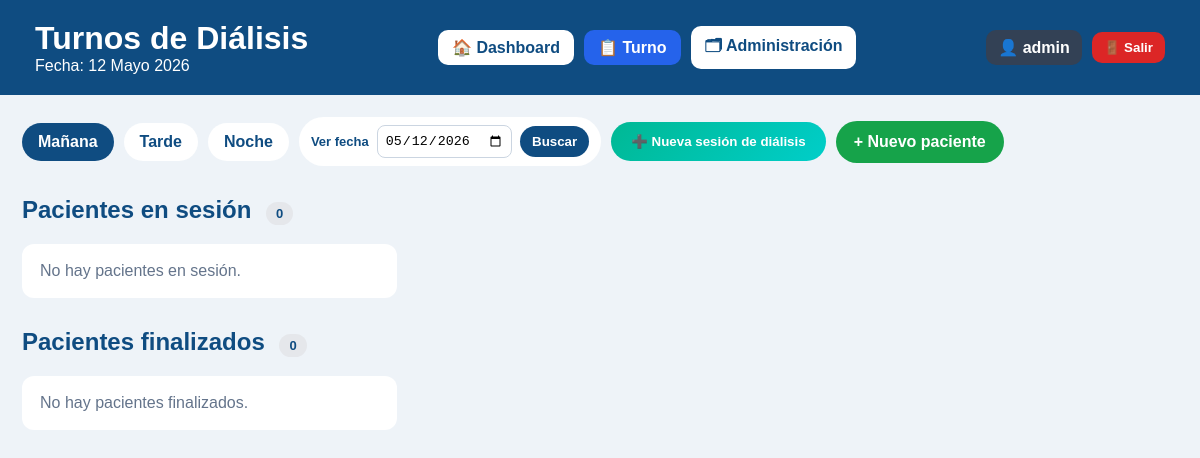
The app's page /turno/?turno=manana&fecha=2026-05-12 (signed in), older data.
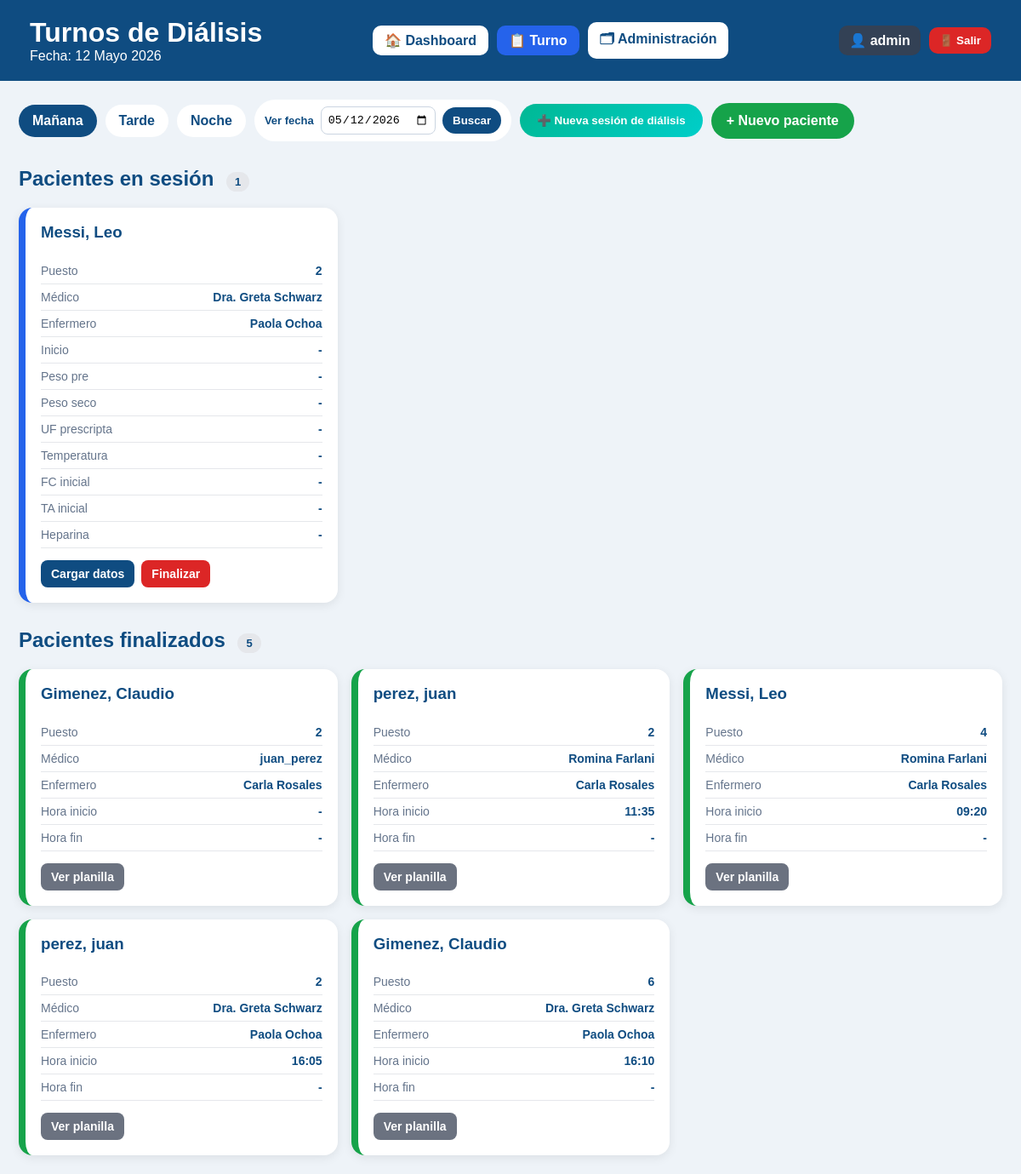
The same page, newer data.
### sesiones/models.py (models this page shows, shortened)
class SesionDialisis(models.Model):
    TURNO_CHOICES = [
        ("manana", "Mañana"),
        ("tarde", "Tarde"),
        ("noche", "Noche"),
    ]
    ESTADO_CHOICES = [
        ("pendiente", "Pendiente"),
        ("activa", "En sesión"),
        ("finalizada", "Finalizada"),
    ]
    MEDICO_CHOICES = [
    ("juan_perez", "Dr. Juan Pérez"),
    ("maria_garcia", "Dra. María García"),
    ("roberto_lopez", "Dr. Roberto López"),
]
    paciente = models.ForeignKey(Paciente, on_delete=models.CASCADE)
    puesto = models.ForeignKey(Puesto, on_delete=models.SET_NULL, null=True, blank=True)
    fecha = models.DateField()
    turno = models.CharField(max_length=10, choices=TURNO_CHOICES)
    estado = models.CharField(max_length=20, choices=ESTADO_CHOICES, default="pendiente")
    medico_asignado = models.CharField(
        max_length=20,
        choices=MEDICO_CHOICES,
        blank=True,
        null=True,
    )
    enfermero_asignado = models.CharField(
        max_length=100,
        blank=True,
        null=True,
    )
    peso_pre = models.DecimalField(max_digits=5, decimal_places=2, null=True, blank=True)
    peso_post = models.DecimalField(max_digits=5, decimal_places=2, null=True, blank=True)
    ta_inicial = models.CharField(max_length=20, blank=True)
    ta_final = models.CharField(max_length=20, blank=True)
    medicacion = models.TextField(blank=True)
    incidencias = models.TextField(blank=True)
    observaciones = models.TextField(blank=True)  # Campo anterior, queda por compatibilidad.
    finalizada = models.BooleanField(default=False)
    creada_en = models.DateTimeField(auto_now_add=True)
    class Meta:
        ordering = ["-fecha", "turno"]

class Puesto(models.Model):
    numero = models.PositiveIntegerField(unique=True)
    activo = models.BooleanField(default=True)

class PlanillaHemodialisis(models.Model):
    sesion = models.OneToOneField(SesionDialisis, on_delete=models.CASCADE)
    acceso_vascular = models.CharField(max_length=100, blank=True)
    dializador = models.CharField(max_length=100, blank=True)
    concentrado = models.CharField(max_length=100, blank=True)
    agujas = models.CharField(max_length=100, blank=True)
    talla = models.CharField(max_length=50, blank=True)
    peso_seco = models.DecimalField(max_digits=5, decimal_places=2, null=True, blank=True)
    td = models.CharField(max_length=50, blank=True)
    qb = models.CharField(max_length=50, blank=True)
    qd = models.CharField(max_length=50, blank=True)
    na = models.CharField(max_length=50, blank=True)
    peso_pre = models.DecimalField(max_digits=5, decimal_places=2, null=True, blank=True)
    peso_post = models.DecimalField(max_digits=5, decimal_places=2, null=True, blank=True)
    uf_prescripta = models.CharField(max_length=50, blank=True)
    temperatura_inicial = models.CharField(max_length=50, blank=True)
    frecuencia_cardiaca_inicial = models.CharField(max_length=50, blank=True)
    ta_inicial = models.CharField(max_length=50, blank=True)
    heparina_inicial = models.CharField(max_length=100, blank=True)
    hora_inicio = models.CharField(max_length=50, blank=True)
    temperatura_final = models.CharField(max_length=50, blank=True)
    ta_egreso = models.CharField(max_length=50, blank=True)
    frecuencia_cardiaca_final = models.CharField(max_length=50, blank=True)
    uf_final = models.CharField(max_length=50, blank=True)
    hora_fin = models.CharField(max_length=50, blank=True)
    atb = models.CharField(max_length=100, blank=True)
    observaciones = models.TextField(blank=True)  # Campo anterior, queda por compatibilidad.
    observaciones_enfermeria = models.TextField(blank=True)
    observaciones_medicas = models.TextField(blank=True)

### pacientes/models.py (models this page shows)
class Paciente(models.Model):
    nombre = models.CharField(max_length=100)
    apellido = models.CharField(max_length=100)
    dni = models.CharField(
        max_length=20,
        unique=True
    )
    fecha_nacimiento = models.DateField(
        null=True,
        blank=True
    )
    telefono = models.CharField(
        max_length=30,
        blank=True
    )
    direccion = models.CharField(
        max_length=200,
        blank=True
    )
    obra_social = models.CharField(
        max_length=100,
        blank=True
    )
    numero_afiliado = models.CharField(
        max_length=100,
        blank=True
    )
    fecha_ingreso_dialisis = models.DateField(
        null=True,
        blank=True
    )
    etiologia = models.TextField(
        blank=True
    )
    diagnostico = models.TextField(
        blank=True
    )
    acceso_vascular = models.CharField(
        max_length=100,
        blank=True
    )
    medico_tratante = models.CharField(
        max_length=100,
        blank=True
    )
    activo = models.BooleanField(
        default=True
    )
    observaciones = models.TextField(
        blank=True
    )
    creado_en = models.DateTimeField(
        auto_now_add=True
    )
    class Meta:
        ordering = ["apellido", "nombre"]
    def __str__(self):
        return f"{self.apellido}, {self.nombre}"

### dashboard/views.py (the view, shortened to what this page needs)
# urls.py: path("turno/", views.turno, name="turno"),
@login_required
def turno(request):
    turno_actual = request.GET.get("turno", "manana")
    fecha_get = request.GET.get("fecha")
    if fecha_get:
        try:
            hoy = datetime.strptime(fecha_get, "%Y-%m-%d").date()
        except ValueError:
            hoy = date.today()
    else:
        hoy = date.today()
    medicos = User.objects.filter(
        username__icontains="medico"
    ).order_by("first_name", "last_name", "username")
    pacientes = Paciente.objects.filter(activo=True).order_by("apellido", "nombre")
    puestos = Puesto.objects.filter(activo=True).order_by("numero")
    sesiones = list(
        SesionDialisis.objects.filter(
            fecha=hoy,
            turno=turno_actual,
        ).select_related("paciente", "puesto")
    )
    for s in sesiones:
        try:
            s.planilla = s.planillahemodialisis
            if s.planilla.hora_inicio and s.planilla.hora_fin:
                h_inicio = datetime.strptime(s.planilla.hora_inicio, "%H:%M")
                h_fin = datetime.strptime(s.planilla.hora_fin, "%H:%M")
                diferencia = h_fin - h_inicio
                horas = diferencia.seconds // 3600
                minutos = (diferencia.seconds % 3600) // 60
                s.duracion = f"{horas}h {minutos}m"
            else:
                s.duracion = None
        except Exception:
            s.planilla = None
            s.duracion = None
    sesiones_activas = [
        s for s in sesiones if s.estado == "activa" and not s.finalizada
    ]
    sesiones_finalizadas = [
        s for s in sesiones if s.finalizada
    ]
    context = {
        "hoy": hoy,
        "turno_actual": turno_actual,
        "pacientes": pacientes,
        "puestos": puestos,
        "medicos": medicos,
        "sesiones_activas": sesiones_activas,
        "sesiones_finalizadas": sesiones_finalizadas,
        "sesiones_pendientes": [],
    }
    context.update(contexto_roles(request))
    return render(request, "dashboard/turno.html", context)

### dashboard/templates/dashboard/turno.html (shortened to what this page needs)
<!DOCTYPE html>
<html lang="es">
<head>
</head>
<body>
<div class="header">
    <div class="nav-bar">
        <div>
            <h1 style="margin:0;">Turnos de Diálisis</h1>
            <div>Fecha: {{ hoy }}</div>
        </div>
        <div class="nav-left">
            <a href="/dashboard/" class="nav-btn">🏠 Dashboard</a>
            <a href="/turno/" class="nav-btn active">📋 Turno</a>
            <a href="/pacientes/" class="nav-btn">    🗂 Administración</a>
        </div>
        <div class="nav-right">
            <span class="usuario">👤 {{ usuario_actual }}</span>
            <form method="post" action="{% url 'logout' %}">
                <button type="submit" class="btn-logout">🚪 Salir</button>
            </form>
        </div>
    </div>
</div>
<div class="container">
    <div class="turnos">
        <a href="/turno/?turno=manana" class="{% if turno_actual == 'manana' %}activo{% endif %}">
            Mañana
        </a>
        <a href="/turno/?turno=tarde" class="{% if turno_actual == 'tarde' %}activo{% endif %}">
            Tarde
        </a>
        <a href="/turno/?turno=noche" class="{% if turno_actual == 'noche' %}activo{% endif %}">
            Noche
        </a>
<form method="get" action="/turno/" class="form-fecha">
    <label>Ver fecha</label>
    <input type="date" name="fecha" value="{{ hoy|date:'Y-m-d' }}">
    <button type="submit">
        Buscar
    </button>
</form>
        <button type="button" onclick="toggleCarga()" class="btn-nueva-sesion">
            ➕ Nueva sesión de diálisis
        </button>
        <a href="{% url 'crear_paciente_basico' %}" class="btn-cargar">
            + Nuevo paciente
        </a>
    </div>
    <div class="seccion">
        <h2>
            Pacientes en sesión
            <span class="contador">{{ sesiones_activas|length }}</span>
        </h2>
        <div class="fichas">
            {% for sesion in sesiones_activas %}
                <div class="card activa">
                    <h3>
                        <a href="{% url 'historial_paciente' sesion.paciente.id %}" style="text-decoration:none;color:#0f4c81;">
                            {{ sesion.paciente }}
                        </a>
                    </h3>
                    <div class="linea">
                        <span>Puesto</span>
                        <strong>{{ sesion.puesto.numero|default:"-" }}</strong>
                    </div>
                    <div class="linea">
                        <span>Médico</span>
                        <strong>{{ sesion.medico_asignado|default:"Sin asignar" }}</strong>
                    </div>
                    <div class="linea">
                        <span>Enfermero</span>
                        <strong>{{ sesion.enfermero_asignado|default:"Sin asignar" }}</strong>
                    </div>
<div class="linea">
    <span>Inicio</span>
    <strong>{{ sesion.planilla.hora_inicio|default:"-" }}</strong>
</div>
<div class="linea">
    <span>Peso pre</span>
    <strong>{{ sesion.peso_pre|default:"-" }}</strong>
</div>
<div class="linea">
    <span>Peso seco</span>
    <strong>{{ sesion.planilla.peso_seco|default:"-" }}</strong>
</div>
<div class="linea">
    <span>UF prescripta</span>
    <strong>{{ sesion.planilla.uf_prescripta|default:"-" }}</strong>
</div>
<div class="linea">
    <span>Temperatura</span>
    <strong>{{ sesion.planilla.temperatura_inicial|default:"-" }}</strong>
</div>
<div class="linea">
    <span>FC inicial</span>
    <strong>{{ sesion.planilla.frecuencia_cardiaca_inicial|default:"-" }}</strong>
</div>
<div class="linea">
    <span>TA inicial</span>
    <strong>{{ sesion.ta_inicial|default:"-" }}</strong>
</div>
<div class="linea">
    <span>Heparina</span>
    <strong>{{ sesion.planilla.heparina_inicial|default:"-" }}</strong>
</div>
                    <div class="acciones">
                        <a class="btn" href="{% url 'editar_signos' sesion.id %}">
                            Cargar datos
                        </a>
                        <a class="btn btn-danger" href="{% url 'finalizar_sesion' sesion.id %}">
                            Finalizar
                        </a>
                    </div>
                </div>
            {% empty %}
                <div class="vacio">
                    No hay pacientes en sesión.
                </div>
            {% endfor %}
        </div>
    </div>
    <div class="seccion">
        <h2>
            Pacientes finalizados
            <span class="contador">{{ sesiones_finalizadas|length }}</span>
        </h2>
        <div class="fichas">
            {% for sesion in sesiones_finalizadas %}
                <div class="card finalizada">
                    <h3>
                        <a href="{% url 'historial_paciente' sesion.paciente.id %}" style="text-decoration:none;color:#0f4c81;">
                            {{ sesion.paciente }}
                        </a>
                    </h3>
                    <div class="linea">
                        <span>Puesto</span>
                        <strong>{{ sesion.puesto.numero|default:"-" }}</strong>
                    </div>
                    <div class="linea">
                        <span>Médico</span>
                        <strong>{{ sesion.medico_asignado|default:"Sin asignar" }}</strong>
                    </div>
                    <div class="linea">
                        <span>Enfermero</span>
                        <strong>{{ sesion.enfermero_asignado|default:"Sin asignar" }}</strong>
                    </div>
                    <div class="linea">
                        <span>Hora inicio</span>
                        <strong>{{ sesion.planilla.hora_inicio|default:"-" }}</strong>
                    </div>
                    <div class="linea">
                        <span>Hora fin</span>
                        <strong>{{ sesion.planilla.hora_fin|default:"-" }}</strong>
                    </div>
                    <div class="acciones">
                        <a class="btn btn-gray" href="{% url 'editar_signos' sesion.id %}">
                            Ver planilla
                        </a>
                    </div>
                </div>
            {% empty %}
                <div class="vacio">
                    No hay pacientes finalizados.
                </div>
            {% endfor %}
        </div>
    </div>
</div>
</body>
</html>

Row changes from the older to the newer data that the page shows:
added SesionDialisis: paciente "Messi, Leo", puesto.numero "2", medico_asignado "Dra. Greta Schwarz", enfermero_asignado "Paola Ochoa", planilla.hora_inicio "-", peso_pre "-", planilla.peso_seco "-", planilla.uf_prescripta "-", planilla.temperatura_inicial "-", planilla.frecuencia_cardiaca_inicial "-", ta_inicial "-", planilla.heparina_inicial "-", shown under "Pacientes en sesión 1"
added SesionDialisis: paciente "Gimenez, Claudio", puesto.numero "2", medico_asignado "juan_perez", enfermero_asignado "Carla Rosales", planilla.hora_inicio "-", planilla.hora_fin "-", shown under "Pacientes finalizados 5"
added SesionDialisis: paciente "perez, juan", puesto.numero "2", medico_asignado "Romina Farlani", enfermero_asignado "Carla Rosales", planilla.hora_inicio "11:35", planilla.hora_fin "-", shown under "Pacientes finalizados 5"
added SesionDialisis: paciente "Messi, Leo", puesto.numero "4", medico_asignado "Romina Farlani", enfermero_asignado "Carla Rosales", planilla.hora_inicio "09:20", planilla.hora_fin "-", shown under "Pacientes finalizados 5"
added SesionDialisis: paciente "perez, juan", puesto.numero "2", medico_asignado "Dra. Greta Schwarz", enfermero_asignado "Paola Ochoa", planilla.hora_inicio "16:05", planilla.hora_fin "-", shown under "Pacientes finalizados 5"
added SesionDialisis: paciente "Gimenez, Claudio", puesto.numero "6", medico_asignado "Dra. Greta Schwarz", enfermero_asignado "Paola Ochoa", planilla.hora_inicio "16:10", planilla.hora_fin "-", shown under "Pacientes finalizados 5"
Text that changed along with them:
{{ sesiones_activas|length }}: "0" → "1"
{{ sesiones_finalizadas|length }}: "0" → "5"
text no longer shown: "No hay pacientes en sesión. No hay pacientes finalizados."
